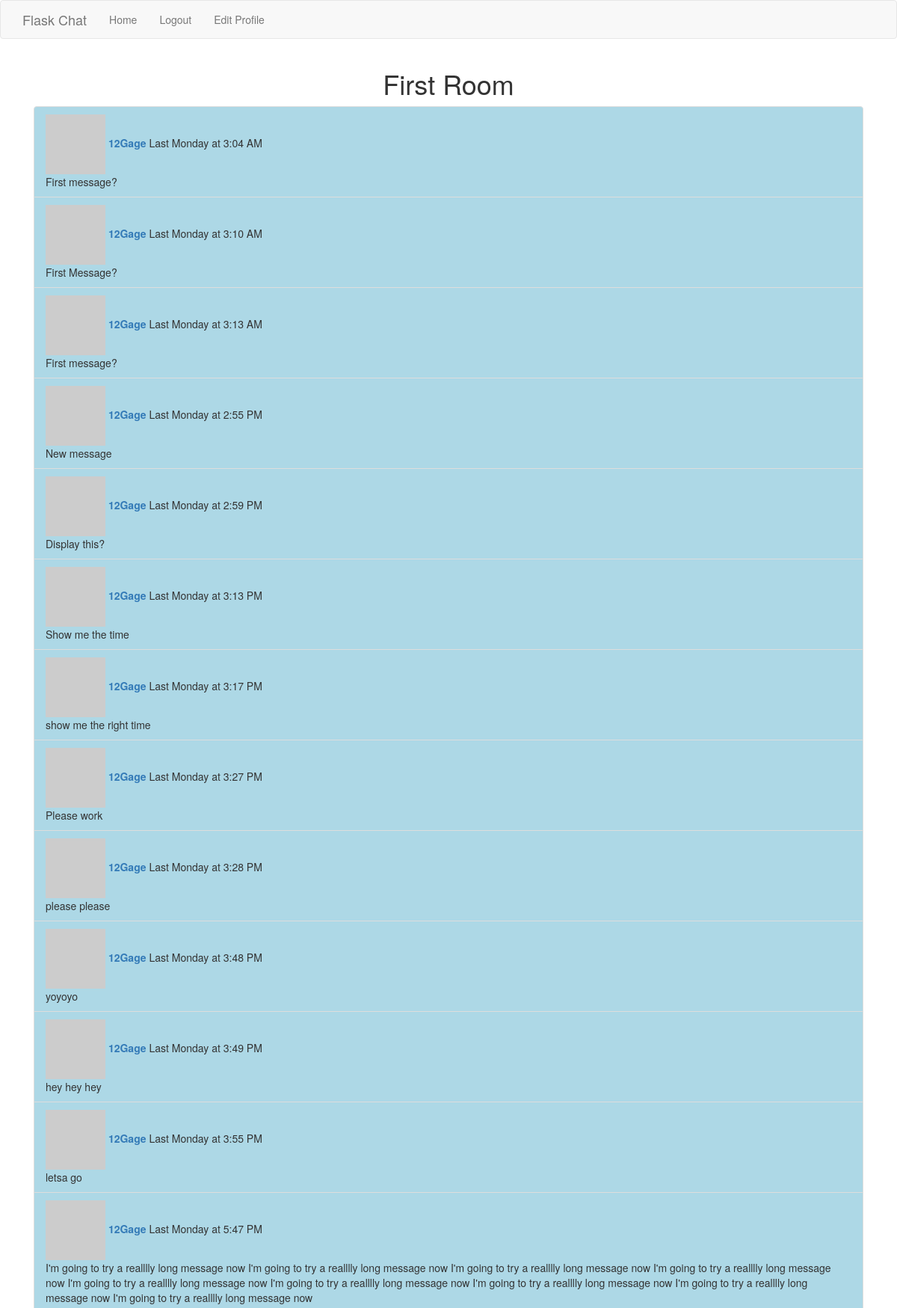
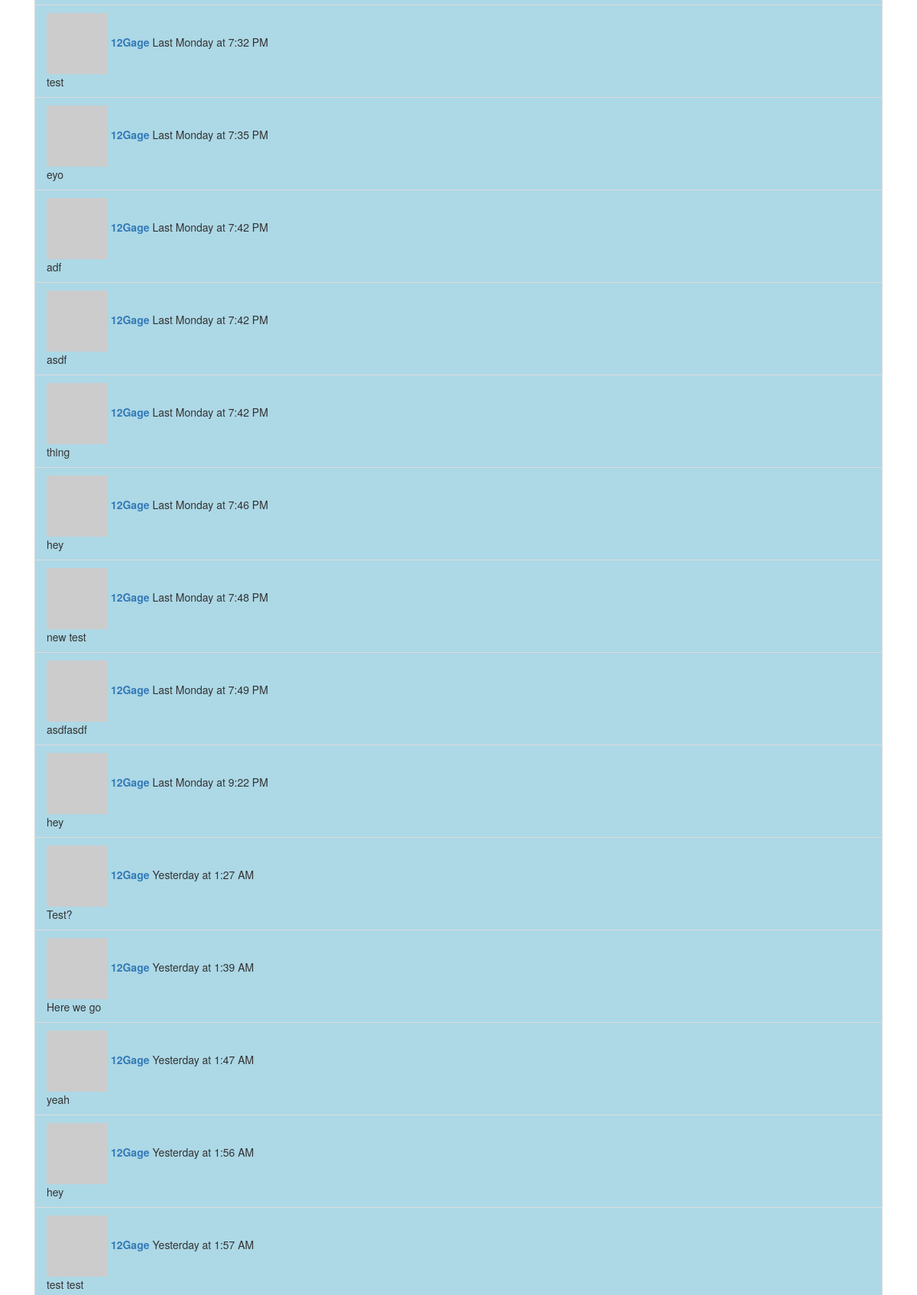
Screenshot of /chat/room/First Room (signed in, upper part) with the database file from the repository (2 pictures, top to bottom).
### app/models.py (models this page shows, shortened)
class Room(db.Model):
    __tablename__ = 'room'
    id = db.Column(db.Integer, primary_key=True)
    name = db.Column(db.String, nullable=False)
    messages = db.relationship('Message', backref='room', lazy='dynamic')

class Message(db.Model):
    __tablename__ = 'message'
    id = db.Column(db.Integer, primary_key=True)
    msg = db.Column(db.String(1000))
    timestamp = db.Column(db.DateTime, index=True, default=datetime.utcnow)
    user_id = db.Column(db.Integer, db.ForeignKey('user.id'))
    room_id = db.Column(db.Integer, db.ForeignKey('room.id'))

class User(UserMixin, db.Model):
    __tablename__ = 'user'
    id = db.Column(db.Integer, primary_key=True)
    email = db.Column(db.String(150), unique=True)
    username = db.Column(db.String(150), unique=True)
    password_hash = db.Column(db.String(150))
    messages = db.relationship('Message', backref='user', lazy='dynamic')
    rooms = db.relationship('Room',
                            secondary=user_room,
                            backref=db.backref('user', lazy='dynamic'),
                            lazy='dynamic')
    about_me = db.Column(db.String(140))
    last_seen = db.Column(db.DateTime, default=datetime.utcnow)
    def avatar(self, size):
        digest = md5(self.email.lower().encode('utf-8')).hexdigest()
        return 'https://www.gravatar.com/avatar/{}?d=identicon&s={}'.format(digest, size)
    @login.user_loader
    def load_user(id):
        return User.query.get(int(id))

### app/chat/routes.py (the view)
@bp.route('/room/<name>', methods=['GET', 'POST'])
@login_required
def room(name):
    room = Room.query.filter_by(name=name).first_or_404()
    avatar_url = current_user.avatar(50)
    return render_template('chat/room.html',
                           user=current_user,
                           username=current_user.username,
                           user_id=current_user.id,
                           avatar_url=avatar_url,
                           room=room,
                           roomname=room.name,
                           room_id=room.id,
                           messages=room.messages)

### app/templates/chat/room.html (shortened to what this page needs)
{% extends "base.html" %}
{% import 'bootstrap/wtf.html' as wtf %}
{% block app_content %}
<div class="h1 p-3" align="center">{{ room.name }}</div>
<div class="container-fluid border border-dark-subtle border-bottom-0 rounded">
    <div id="messages_div">
        <ul id="user_messages_list" class="list-group">
            {% for message in messages %}
            {% if message.user_id == current_user.id %}
            <li class="own_message list-group-item d-flex justify-content-between align-items-start p-2 w-100">
                {% include 'chat/_message.html' %}
            </li>
            {% else %}
            <li class="other_message list-group-item d-flex justify-content-between align-items-start p-2 w-100 bg-light">
                {% include 'chat/_message.html' %}
            </li>
            {% endif %}
            {% endfor %}
        </ul>
    </div>
</div>
{% endblock %}
{% block styles %}
{{ super() }}
<link rel="stylesheet" type="text/css" href=" {{ url_for('static', filename='styles/chat.css') }}"/>
{% endblock %}

### app/templates/chat/_message.html
<div class="p-2 w-100">
    <div class="fw-bold d-flex justify-content-between p-2 w-100">
        <img src="{{ user.avatar(50) }}">
        <a href={{ url_for('main.user', username=user.username) }}><strong>{{ user.username }}</strong></a></span>
        <span class="align-items-center">
            <span>{{ moment(message.timestamp).calendar() }}</span>
        </span>
    </div>
    {{ message.msg }}
</div>

### app/static/styles/chat.css (style rules this page uses)
#messages_div { overflow-y: auto; max-height: 60vh; min-height: 60vh; }
#user_messages_list { margin: 0px; padding: 0px; }
.own_message { background-color: #add8e6; }

### rows the page displays
Room: name "First Room"
Message: timestamp "Last Monday at 3:04 AM", msg "First message?"
User: username "12Gage"
Message: timestamp "Last Monday at 3:10 AM", msg "First Message?"
Message: timestamp "Last Monday at 3:13 AM", msg "First message?"
Message: timestamp "Last Monday at 2:55 PM", msg "New message"
Message: timestamp "Last Monday at 2:59 PM", msg "Display this?"
Message: timestamp "Last Monday at 3:13 PM", msg "Show me the time"
Message: timestamp "Last Monday at 3:17 PM", msg "show me the right time"
Message: timestamp "Last Monday at 3:27 PM", msg "Please work"
Message: timestamp "Last Monday at 3:28 PM", msg "please please"
Message: timestamp "Last Monday at 3:48 PM", msg "yoyoyo"
Message: timestamp "Last Monday at 3:49 PM", msg "hey hey hey"
Message: timestamp "Last Monday at 3:55 PM", msg "letsa go"
Message: timestamp "Last Monday at 5:47 PM", msg "I'm going to try a realllly long message now I'm going to try a realllly long message now I'm going to try a realllly long message now I'm going to try a realllly long message now I'm going to try a realllly long message now I'm going to try a realllly long message now I'm going to try a realllly long message now I'm going to try a realllly long message now I'm going to try a realllly long message now"
Message: timestamp "Last Monday at 7:32 PM", msg "test"
Message: timestamp "Last Monday at 7:35 PM", msg "eyo"
Message: timestamp "Last Monday at 7:42 PM", msg "adf"
Message: timestamp "Last Monday at 7:42 PM", msg "asdf"
Message: timestamp "Last Monday at 7:42 PM", msg "thing"
Message: timestamp "Last Monday at 7:46 PM", msg "hey"
Message: timestamp "Last Monday at 7:48 PM", msg "new test"
Message: timestamp "Last Monday at 7:49 PM", msg "asdfasdf"
Message: timestamp "Last Monday at 9:22 PM", msg "hey"
Message: timestamp "Yesterday at 1:27 AM", msg "Test?"
Message: timestamp "Yesterday at 1:39 AM", msg "Here we go"
Message: timestamp "Yesterday at 1:47 AM", msg "yeah"
Message: timestamp "Yesterday at 1:56 AM", msg "hey"
Message: timestamp "Yesterday at 1:57 AM", msg "test test"
